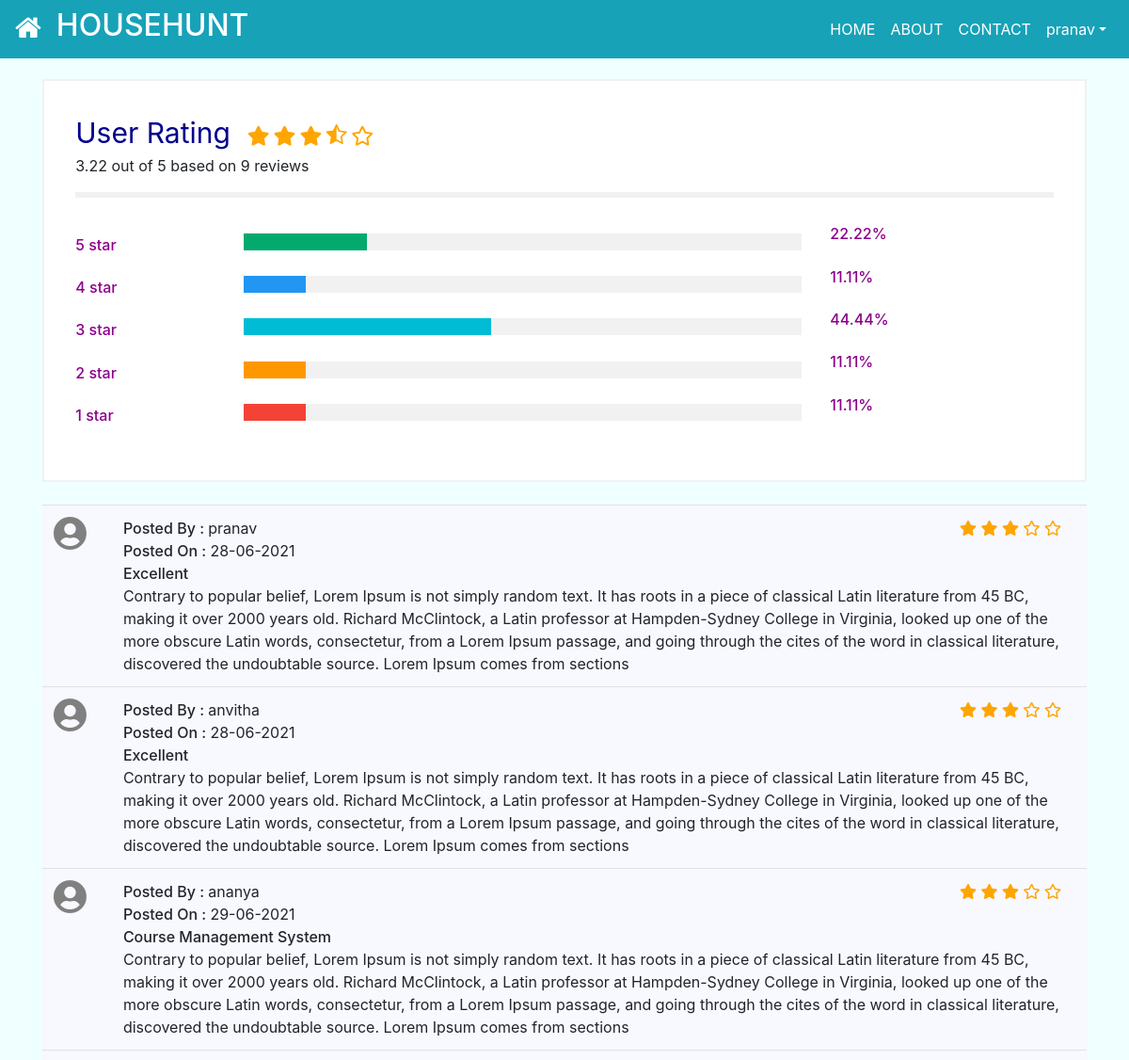
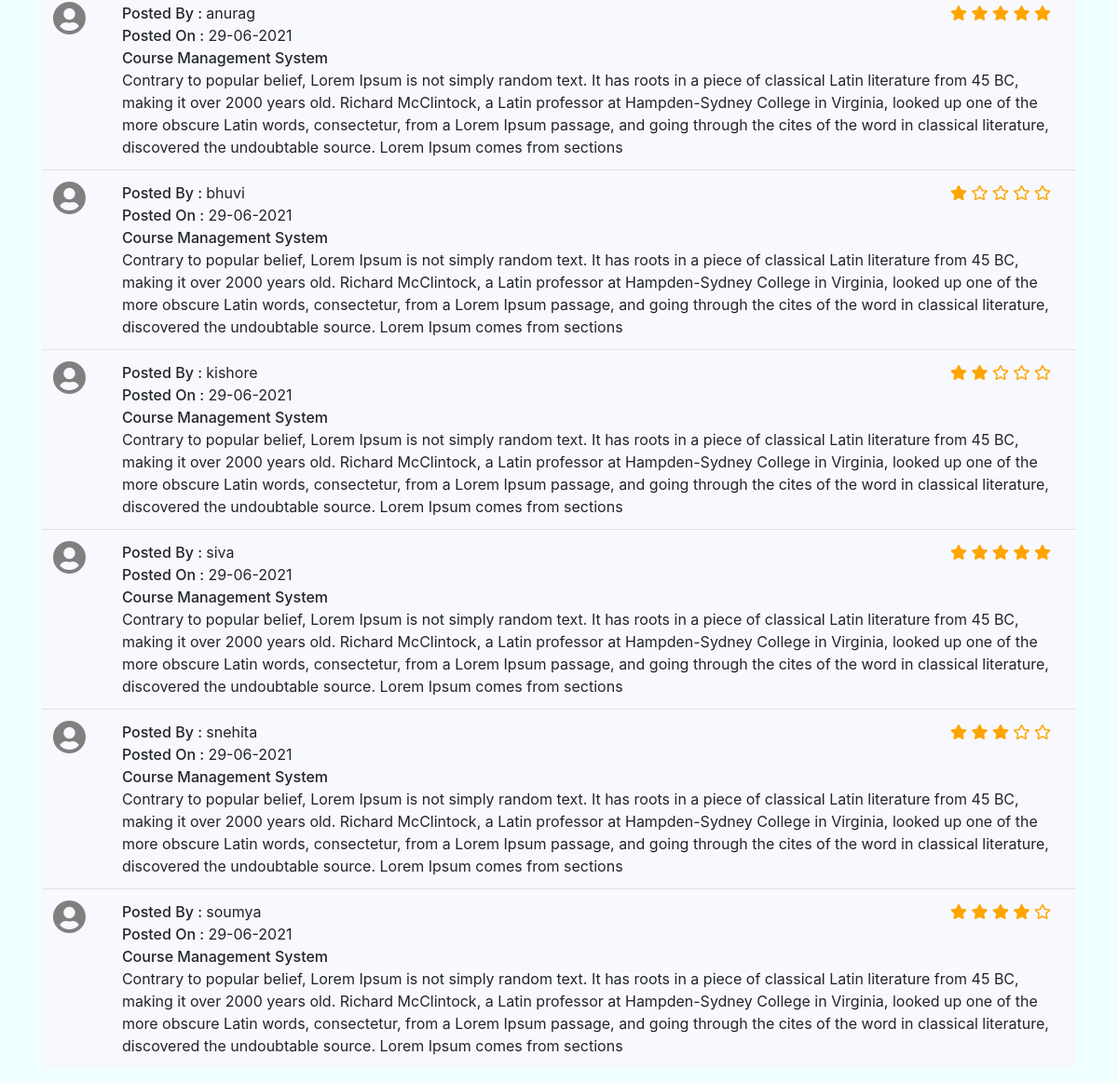
/dashboard/property/reviewsowner/1 (signed in), run on the app's committed database (2 pictures, top to bottom).
### accounts/models.py (models this page shows)
class Accountuser(AbstractUser):
    phonenum=models.CharField(max_length=10)
    is_favourite=models.BooleanField(default=False)

class Property(models.Model):
    user=models.ForeignKey(Accountuser, on_delete=models.CASCADE)
    rentorsale=models.CharField(max_length=255,default="")
    propertytype=models.CharField(max_length=255,default="")
    floornumber=models.IntegerField()
    propertyage=models.IntegerField()
    propertysize=models.IntegerField()
    totalrooms=models.IntegerField()
    bedrooms=models.IntegerField()
    bathrooms=models.IntegerField()
    money=models.IntegerField()
    tenantspreferred=models.CharField(max_length=255,default="")
    furnishing=models.CharField(max_length=255,default="")
    amenities=models.CharField(max_length=255,default="")
    address=models.CharField(max_length=255,default="")
    address2=models.CharField(max_length=255,default="")
    city=models.CharField(max_length=255,default="")
    state=models.CharField(max_length=255,default="")
    pincode=models.CharField(max_length=255,default="")
    mapurl=models.URLField(max_length= 200,default="")
    description=models.CharField(max_length=500,default="")
    favourite=models.ManyToManyField(Accountuser,related_name='favourite',blank=True)
    verifiedimages=models.CharField(max_length=10,default="No")
    verifiedvideos=models.CharField(max_length=10,default="No")
    verifiedpropertydetails=models.CharField(max_length=10,default="No")
    verifiedcost=models.CharField(max_length=10,default="No")
    verifiedproperty=models.CharField(max_length=30,default="Not Verified")
    emailstatus=models.CharField(max_length=20,default="NotSent")
    def get_totalreviews(self):
        print(len(self.reviews.values()))
        return len(self.reviews.values())
    def get_stars(self):
        l=[0,0,0,0,0]
        print(self.reviews.values())
        for i in self.reviews.values():
            l[int(i['stars'])-1]=l[int(i['stars'])-1]+1
        return l
    def get_ratingstr(self):
        total=sum(int(review['stars']) for review in self.reviews.values())
        if(self.reviews.count()!=0):
            count= total / self.reviews.count()
            format_float = "{:.2f}".format(count)
            return (format_float)
        else:
            return 0
    def get_rating(self):
        total=sum(int(review['stars']) for review in self.reviews.values())
        if(self.reviews.count()!=0):
            count= total / self.reviews.count()
            return (count)
        else:
            return 0

class Review(models.Model):
    prop=models.ForeignKey(Property,related_name='reviews',on_delete=models.CASCADE)
    user=models.ForeignKey(Accountuser,related_name='reviews',on_delete=models.CASCADE)
    title=models.CharField(max_length=200,default="")
    content=models.TextField()
    stars=models.IntegerField()
    date_added=models.DateTimeField(auto_now_add=True)

### accounts/views.py (the view)
# urls.py: path('dashboard/property/reviewsowner/<int:my_id>',views.reviewsOwnerDisplay,name="reviewsowner"),
def reviewsOwnerDisplay(request,my_id):
    if request.user.is_authenticated:
        try:
            propertyobj=Property.objects.get(id=my_id)
        except:
            raise Http404
        context={}
        try:
                if(Review.objects.get(prop=propertyobj,user=request.user)):
                    reviewobj=Review.objects.get(prop=propertyobj,user=request.user)
                    content=reviewobj.content
                    title=reviewobj.title
                    stars=int(reviewobj.stars)
                    for i in range(0,stars):
                        starslist[i]=1
                    context={'prop':propertyobj}
                return render(request,'reviewsowner.html',context)
        except:
                context={'prop':propertyobj}
                return render(request,'reviewsowner.html',context)
    else:
        return redirect('login')

### accounts/templates/reviewsowner.html (shortened to what this page needs)
{% extends 'index.html' %}
{% block content %}
<head>
    <link rel="stylesheet" href="https://use.fontawesome.com/releases/v5.3.1/css/all.css">
    <link rel="stylesheet" href="https://cdnjs.cloudflare.com/ajax/libs/font-awesome/4.7.0/css/font-awesome.min.css">
</head>
<div class="container">
    <div class="row">
        <div class="col-12">
            <div class="ratings">
                <span class="heading1">User Rating</span>&nbsp;&nbsp;&nbsp;
                {% if prop.get_rating == 0 %}
                    <i class="star1 far fa-star"></i>
                    <i class="star1 far fa-star"></i>
                    <i class="star1 far fa-star"></i>
                    <i class="star1 far fa-star"></i>
                    <i class="star1 far fa-star"></i>
                {% else %}
                    {% if prop.get_rating > 0  %}
                        {% if prop.get_rating > 0 and 1 > prop.get_rating %}
                            <i class="star2 fa fa-star-half-o"></i>
                        {% else %}
                            <i class="star1 fas fa-star"></i>
                        {% endif %}
                    {% else %}
                        <i class="star1 far fa-star"></i>
                    {% endif %}
                    {% if prop.get_rating > 1 %}
                        {% if prop.get_rating > 1 and 2 > prop.get_rating %}
                            <i class="star2 fa fa-star-half-o"></i>
                        {% else %}
                            <i class="star1 fas fa-star"></i>
                        {% endif %}
                    {% else %}
                        <i class="star1 far fa-star"></i>
                    {% endif %}
                    {% if prop.get_rating > 2 %}
                        {% if prop.get_rating > 2 and 3 > prop.get_rating %}
                            <i class="star2 fa fa-star-half-o"></i>
                        {% else %}
                            <i class="star1 fas fa-star"></i>
                        {% endif %}
                    {% else %}
                        <i class="star1 far fa-star"></i>
                    {% endif %}
                    {% if prop.get_rating > 3 %}
                        {% if prop.get_rating > 3 and 4 > prop.get_rating %}
                            <i class="star2 fa fa-star-half-o"></i>
                        {% else %}
                            <i class="star1 fas fa-star"></i>
                        {% endif %}
                    {% else %}
                        <i class="star1 far fa-star"></i>
                    {% endif %}
                    {% if prop.get_rating > 5 %}
                        {% if prop.get_rating > 4 and 5 > prop.get_rating %}
                            <i class="star2 fa fa-star-half-o"></i>
                        {% else %}
                            <i class="star1 fas fa-star"></i>
                        {% endif %}
                    {% else %}
                        <i class="star1 far fa-star"></i>
                    {% endif %}
                {% endif %}
                <br>
                {{prop.get_ratingstr}} out of 5 based on {{prop.get_totalreviews}} reviews
                <hr style="border:3px solid #f1f1f1">
                <div class="row">
                    <div class="col-2 side">
                        <div>5 star</div>
                    </div>
                    <div class="col-7 bar">
                        <div class="bar-container">
                        <div class="bar-5" id="bar-5"></div>
                        </div>
                    </div>
                    <div class="col-3" id="t5">
                    </div>
                    <div class="col-2 side">
                        <div>4 star</div>
                    </div>
                    <div class="col-7 bar">
                        <div class="bar-container">
                        <div class="bar-4" id="bar-4"></div>
                        </div>
                    </div>
                    <div class="col-3" id="t4">
                    </div>
                    <div class="col-2 side">
                        <div>3 star</div>
                    </div>
                    <div class="col-7 bar">
                        <div class="bar-container">
                        <div class="bar-3" id="bar-3"></div>
                        </div>
                    </div>
                    <div class="col-3" id="t3">
                    </div>
                    <div class="col-2 side">
                        <div>2 star</div>
                    </div>
                    <div class="col-7 bar">
                        <div class="bar-container">
                        <div class="bar-2" id="bar-2"></div>
                        </div>
                    </div>
                    <div class="col-3" id="t2">
                    </div>
                    <div class="col-2 side">
                        <div>1 star</div>
                    </div>
                    <div class="col-7 bar">
                        <div class="bar-container" id="barcontainer-1">
                        <div class="bar-1" id="bar-1"></div>
                        </div>
                    </div>
                    <div class="col-3" id="t1">
                    </div>
                </div>
                <br>
            </div>
            <br>
            <div class="notification">
                <table class="table">
                    <tbody>
                        {% for review in prop.reviews.all %}
                        <tr>
                            <th scope="row"><i class='fas fa-user-circle' style='font-size:36px;color:grey;'></i></th>
                            <td>
                                <div class="container padding">
                                    <div class="row">
                                        <div class="col">
                                            <span class="bold">Posted By : </span>{{review.user.username}}<br><span class="bold">Posted On : </span>{{review.date_added|date:"d-m-Y"}}<br>
                                        </div>
                                        <div class="col right">
                                            {% if review.stars == 0 %}
                                                <i class="star far fa-star"></i>
                                                <i class="star far fa-star"></i>
                                                <i class="star far fa-star"></i>
                                                <i class="star far fa-star"></i>
                                                <i class="star far fa-star"></i>
                                            {% else %}
                                                {% if review.stars >= 1 %}
                                                <i class="star fas fa-star"></i>
                                                {% else %}
                                                <i class="star far fa-star"></i>
                                                {% endif %}
                                                {% if review.stars >= 2 %}
                                                <i class="star fas fa-star"></i>
                                                {% else %}
                                                <i class="star far fa-star"></i>
                                                {% endif %}
                                                {% if review.stars >= 3 %}
                                                <i class="star fas fa-star"></i>
                                                {% else %}
                                                <i class="star far fa-star"></i>
                                                {% endif %}
                                                {% if review.stars >= 4 %}
                                                <i class="star fas fa-star"></i>
                                                {% else %}
                                                <i class="star far fa-star"></i>
                                                {% endif %}
                                                {% if review.stars >= 5 %}
                                                <i class="star fas fa-star"></i>
                                                {% else %}
                                                <i class="star far fa-star"></i>
                                                {% endif %}
                                            {% endif %}
                                        </div>
                                    </div>
                                    <span class="bold">{{review.title}}</span><br>{{review.content}}
                                </div>
                            </td>
                        </tr>
                        {% empty %}
                        <div class="notifications">
                            No reviews yet...
                        </div>
                        {% endfor %}
                    </tbody>
                </table>
            </div>
        </div>
</div>
</div>
{% endblock %}

### accounts/templates/index.html (shortened to what this page needs)
<!DOCTYPE html>
<html lang="en">
<head>
  <link rel="stylesheet" href="https://cdnjs.cloudflare.com/ajax/libs/font-awesome/4.7.0/css/font-awesome.min.css">
  <link rel="stylesheet" href="https://cdn.jsdelivr.net/npm/bootstrap@4.6.0/dist/css/bootstrap.min.css">
  <link rel="stylesheet" href="https://stackpath.bootstrapcdn.com/bootstrap/4.1.3/css/bootstrap.min.css">
  <link rel="stylesheet" href="https://use.fontawesome.com/releases/v5.3.1/css/all.css">
  <link rel="stylesheet" href="https://maxcdn.bootstrapcdn.com/bootstrap/4.5.2/css/bootstrap.min.css">
</head>
<body>
    <nav class="navbar navbar-expand-sm bg-info navbar-dark fixed-top">
    <a class="navbar-brand" href="#"><i class="fa fa-home" style="font-size:30px"></i></a>
    <h2 id="head1">HOUSEHUNT</h2>
    <div class="collapse navbar-collapse" id="collapsibleNavbar">
        <ul class="navbar-nav ml-auto">
        <li class="nav-item">
            <a class="nav-link active" href="{% url 'dashboard' %}">HOME</a>
        </li>
        <li class="nav-item">
            <a class="nav-link active" href="{% url 'about' %}">ABOUT</a>
        </li>
        <li class="nav-item">
            <a class="nav-link active" href="{% url 'contactsupport' %}">CONTACT</a>
        </li>
        <li class="nav-item dropdown active">
            <a class="nav-link dropdown-toggle" href="http://example.com" id="dropdown09" data-toggle="dropdown" aria-haspopup="true" aria-expanded="false">{{user.username}}</a>
        </li>
        </ul>
    </div>
    </nav>
    <br>
    <div class="container-fluid" style="margin-top:15px">
    {% block content %}
    {% endblock %}
    </div>
</body>
</html>

### accounts/templates/index.html (style rules this page uses)
#head1 { color: white; }
body { background-color: azure; }

### accounts/templates/reviewsowner.html (style rules this page uses)
.container { padding-top: 45px; }
.rating__star,.star1 { font-size: 1.3em; cursor: pointer; color: orange; transition: filter linear .3s; }
.star2 { font-size: 1.5em; color: orange; }
.star { font-size: 1em; cursor: pointer; color: orange; transition: filter linear .3s; }
.bold { font-weight: 500; }
.table { background-color: ghostwhite; border: 2px; }
.right { text-align: right; }
.padding { padding-top: 0px; }
.heading1 { font-size: 30px; color:darkblue; }
.ratings { background-color: #fff; padding: 3%; border:2px solid; border-color: #f1f1f1; }
.side { float: left; width: 15%; margin-top: 2%; color: darkmagenta; font-weight: 500; }
.bar { width: 100%; margin-top: 2%; }
.bar-container { width: 100%; background-color: #f1f1f1; text-align: center; }
.col-3 { padding-top:10px; color: darkmagenta; font-weight: 500; }
.bar-5 { width: 0%; height: 18px; background-color: #04AA6D; }
.bar-4 { width: 0%; height: 18px; background-color: #2196F3; }
.bar-3 { width: 0%; height: 18px; background-color: #00bcd4; }
.bar-2 { width: 0%; height: 18px; background-color: #ff9800; }
.bar-1 { width: 0%; height: 18px; background-color: #f44336; }

### data on the page
Accountuser: username "pranav"
Property: get_ratingstr "3.22", get_totalreviews "9"
Review: user.username "pranav", date_added "28-06-2021", title "Excellent", content "Contrary to popular belief, Lorem Ipsum is not simply random text. It has roots in a piece of classical Latin literature from 45 BC, making it over 2000 years old. Richard McClintock, a Latin professor at Hampden-Sydney College in Virginia, looked up one of the more obscure Latin words, consectetur, from a Lorem Ipsum passage, and going through the cites of the word in classical literature, discovered the undoubtable source. Lorem Ipsum comes from sections"
Review: user.username "anvitha", date_added "28-06-2021", title "Excellent", content "Contrary to popular belief, Lorem Ipsum is not simply random text. It has roots in a piece of classical Latin literature from 45 BC, making it over 2000 years old. Richard McClintock, a Latin professor at Hampden-Sydney College in Virginia, looked up one of the more obscure Latin words, consectetur, from a Lorem Ipsum passage, and going through the cites of the word in classical literature, discovered the undoubtable source. Lorem Ipsum comes from sections"
Review: user.username "ananya", date_added "29-06-2021", title "Course Management System", content "Contrary to popular belief, Lorem Ipsum is not simply random text. It has roots in a piece of classical Latin literature from 45 BC, making it over 2000 years old. Richard McClintock, a Latin professor at Hampden-Sydney College in Virginia, looked up one of the more obscure Latin words, consectetur, from a Lorem Ipsum passage, and going through the cites of the word in classical literature, discovered the undoubtable source. Lorem Ipsum comes from sections"
Review: user.username "anurag", date_added "29-06-2021", title "Course Management System", content "Contrary to popular belief, Lorem Ipsum is not simply random text. It has roots in a piece of classical Latin literature from 45 BC, making it over 2000 years old. Richard McClintock, a Latin professor at Hampden-Sydney College in Virginia, looked up one of the more obscure Latin words, consectetur, from a Lorem Ipsum passage, and going through the cites of the word in classical literature, discovered the undoubtable source. Lorem Ipsum comes from sections"
Review: user.username "bhuvi", date_added "29-06-2021", title "Course Management System", content "Contrary to popular belief, Lorem Ipsum is not simply random text. It has roots in a piece of classical Latin literature from 45 BC, making it over 2000 years old. Richard McClintock, a Latin professor at Hampden-Sydney College in Virginia, looked up one of the more obscure Latin words, consectetur, from a Lorem Ipsum passage, and going through the cites of the word in classical literature, discovered the undoubtable source. Lorem Ipsum comes from sections"
Review: user.username "kishore", date_added "29-06-2021", title "Course Management System", content "Contrary to popular belief, Lorem Ipsum is not simply random text. It has roots in a piece of classical Latin literature from 45 BC, making it over 2000 years old. Richard McClintock, a Latin professor at Hampden-Sydney College in Virginia, looked up one of the more obscure Latin words, consectetur, from a Lorem Ipsum passage, and going through the cites of the word in classical literature, discovered the undoubtable source. Lorem Ipsum comes from sections"
Review: user.username "siva", date_added "29-06-2021", title "Course Management System", content "Contrary to popular belief, Lorem Ipsum is not simply random text. It has roots in a piece of classical Latin literature from 45 BC, making it over 2000 years old. Richard McClintock, a Latin professor at Hampden-Sydney College in Virginia, looked up one of the more obscure Latin words, consectetur, from a Lorem Ipsum passage, and going through the cites of the word in classical literature, discovered the undoubtable source. Lorem Ipsum comes from sections"
Review: user.username "snehita", date_added "29-06-2021", title "Course Management System", content "Contrary to popular belief, Lorem Ipsum is not simply random text. It has roots in a piece of classical Latin literature from 45 BC, making it over 2000 years old. Richard McClintock, a Latin professor at Hampden-Sydney College in Virginia, looked up one of the more obscure Latin words, consectetur, from a Lorem Ipsum passage, and going through the cites of the word in classical literature, discovered the undoubtable source. Lorem Ipsum comes from sections"
Review: user.username "soumya", date_added "29-06-2021", title "Course Management System", content "Contrary to popular belief, Lorem Ipsum is not simply random text. It has roots in a piece of classical Latin literature from 45 BC, making it over 2000 years old. Richard McClintock, a Latin professor at Hampden-Sydney College in Virginia, looked up one of the more obscure Latin words, consectetur, from a Lorem Ipsum passage, and going through the cites of the word in classical literature, discovered the undoubtable source. Lorem Ipsum comes from sections"
